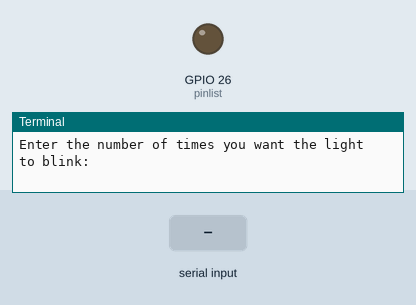
The program below on a simulated Raspberry Pi (BCM pin numbers). On the bench: output pins drawn as LEDs (lit = HIGH), the last lines printed to the terminal. The inputs (shaded band) are chosen by the test bench.

Above: at 1.2 s.
1.3 s: "5" typed at the terminal, then Enter
2.8 s: "90" typed at the terminal, then Enter
At 3.9 s:
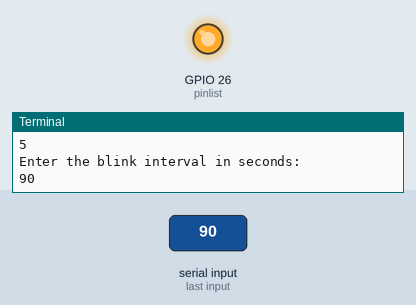
Timing chart, 0 to 5.8 s (numbered marks = the images above; inputs shaded):
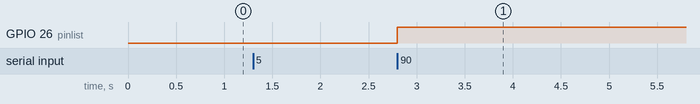

The program:

gpioled.py
```python
import RPi.GPIO as GPIO
import time

pinlist = [26]
GPIO.setmode(GPIO.BCM)

def initpins():
    for pin in pinlist:
        GPIO.setup(pin, GPIO.OUT)

def pinOn(pin):
    GPIO.output(pin, GPIO.HIGH)

def pinOff(pin):
    GPIO.output(pin, GPIO.LOW)

def onoff(pin, sec):
    pinOff(pin)
    pinOn(pin)
    time.sleep(sec)
    pinOff(pin)

def blinkpins(times, interval):
    for t in range(times):
        for pin in pinlist:
            onoff(pin, interval)
            time.sleep(interval)

times = input("Enter the number of times you want the light to blink: ")
interval = float(raw_input("Enter the blink interval in seconds: "))


try:
    initpins()
    blinkpins(times, interval)
finally:
    GPIO.cleanup()
```

Measured:
- after the input at 2.8 s, GPIO 26 (pinlist): LOW → HIGH at once
